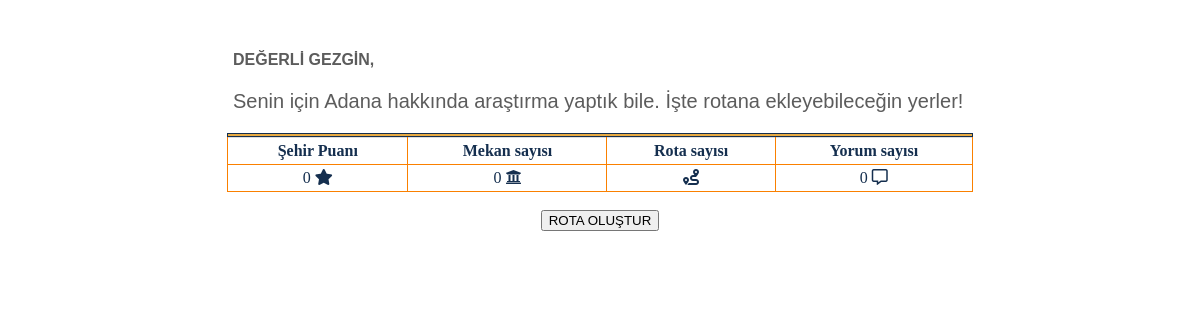
/mekanTanitim.php?secilenSehir=Adana, run on an earlier commit of the app's database.
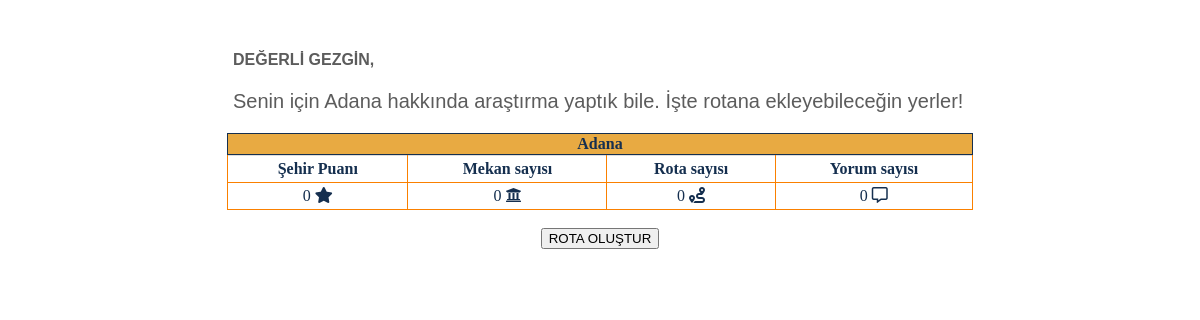
And on a later commit of the database.
### tables this page shows
CREATE TABLE IF NOT EXISTS `sehirler` (
  `plaka` int(11) NOT NULL,
  `sehir_adi` varchar(45) NOT NULL,
  `sayac` int(11) DEFAULT NULL,
  PRIMARY KEY (`plaka`)
);

### mekanTanitim.php (the view, shortened to what this page needs)
<?php require_once("baglan.php");
?>
<!DOCTYPE html>
<html lang="en">
<head>
  <link rel="stylesheet" href="https://cdnjs.cloudflare.com/ajax/libs/font-awesome/5.15.4/css/all.min.css" />
  <link rel="stylesheet" href="css/styles_mekanTanitim.css">
  <link rel="stylesheet" href="https://use.fontawesome.com/releases/v5.0.7/css/all.css">
</head>
<body>
  <?php
  if ($_SERVER["REQUEST_METHOD"] == "GET") {
    $secilenSehir = $_GET["secilenSehir"];
  }
  ?>
  <div class="welcome">
    <br>
    <h4>DEĞERLİ GEZGİN,</h4>
    <p>Senin için <?php echo $secilenSehir; ?> hakkında araştırma yaptık bile. İşte rotana ekleyebileceğin yerler!</p>
  </div>
  <div style="overflow-x:auto;">
    <table class="sehirTable3">
      <tr>
        <?php
        $sql = "SELECT * FROM sehirler WHERE sehir_adi = '$secilenSehir'";
        $result = $baglanti->query($sql);
        $sehirler = $result->fetch_assoc();
        ?>
        <th> <?php echo $sehirler['sehir_adi'] ?> </th>
      </tr>
    </table>
    <table class="sehirTable2">
      <tr>
        <th>Şehir Puanı</th>
        <th>Mekan sayısı</th>
        <?php
        $sql_mekan_sayisi = "SELECT COUNT(*) as mekanSayisi  FROM mekanlar WHERE plaka = '{$sehirler['plaka']}'";
        $result2 = $baglanti->query($sql_mekan_sayisi);
        $mekan_sayisi = $result2->fetch_assoc();
        ?>
        <th>Rota sayısı</th>
        <th>Yorum sayısı</th>
        <?php
        $yorum_sayisi = 0;
        $mekan_puani = 0;
        ?>
      </tr>
      <tr>
        <td>
          <?php if($mekan_puani>0){
            echo number_format($mekan_puani / $yorum_sayisi, 1, '.', '');
          }
          else {echo $mekan_puani;}
        ?>
        <i class="fas fa-star"></i></td>
        <td id="mekan_sayac"> <?php echo $mekan_sayisi['mekanSayisi'] ?> <i class='fas fa-university'></i></td>
        <td > <?php echo $sehirler['sayac'] ?> <i class='fas fa-route'></i></td>
        <td> <?php echo $yorum_sayisi ?> <i class='far fa-comment-alt'></i></td>
      </tr>
    </table>
  </div><br>
        <center>
            <button  id="rota_olustur" onclick="rotaOlustur()">ROTA OLUŞTUR</button>
        </center>
</body>
</html>

### css/styles_mekanTanitim.css (style rules this page uses)
.welcome { margin-top: 1%; padding-left: 19%; font-family: Franklin Gothic Medium,Franklin Gothic,ITC Franklin Gothic,Arial,sans-serif; color: #5C5C5C; }
.welcome p { font-size: 20px; }
.sehirTable2 { border-collapse: collapse; border-spacing: 0; width: 63%; max-width: 100½; border: 1px solid #ddd; color: #152F4F; margin: 0 auto; }
.sehirTable2 th,td { text-align: center; padding: 4px; border: 1px solid #fa8000; border-top: none; }
.sehirTable3 { border-collapse: collapse; border-spacing: 0; width: 63%; max-width: 100½; border: 1px solid #152F4F; background-color: #E8AA42; color: #152F4F; margin: 0 auto; text-align: center; }

What changed in the data, as far as the page shows it:
added sehirler: sehir_adi "Adana", sayac "0"
